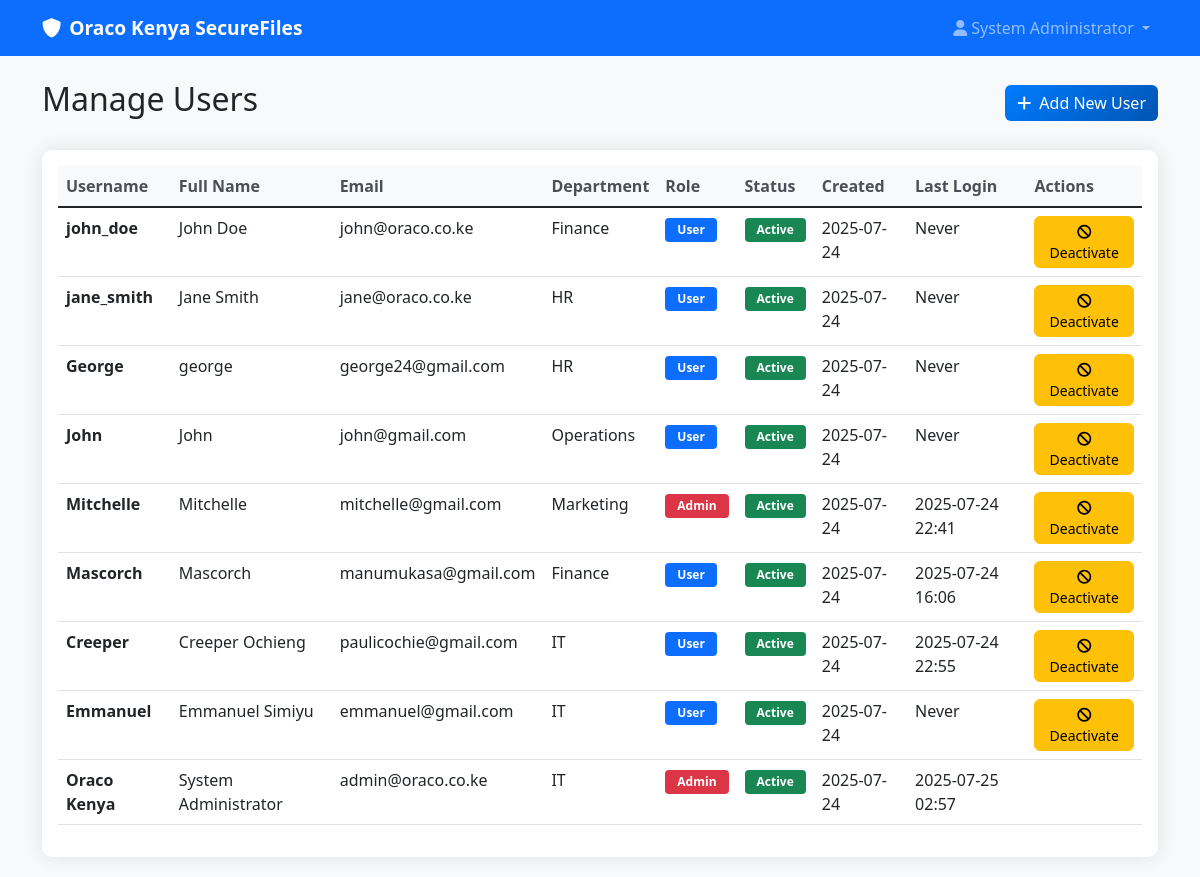
Page /manage_users (signed in) on the committed database.
### tables this page shows
CREATE TABLE users (
        id INTEGER PRIMARY KEY AUTOINCREMENT,
        username TEXT UNIQUE NOT NULL,
        email TEXT UNIQUE NOT NULL,
        password_hash TEXT NOT NULL,
        full_name TEXT NOT NULL,
        department TEXT NOT NULL,
        role TEXT DEFAULT 'user',
        is_active INTEGER DEFAULT 1,
        created_at TIMESTAMP DEFAULT CURRENT_TIMESTAMP,
        last_login TIMESTAMP,
        reset_token TEXT,
        reset_token_expires TIMESTAMP
    );

### app.py (the view)
    def decorated_function(*args, **kwargs):
        if 'user_id' not in session:
            return redirect(url_for('login'))
        conn = sqlite3.connect('oraco_system.db')
        c = conn.cursor()
        c.execute('SELECT role FROM users WHERE id = ?', (session['user_id'],))
        user = c.fetchone()
        conn.close()
        if not user or user[0] != 'admin':
            flash('Access denied. Admin privileges required.', 'error')
            return redirect(url_for('dashboard'))
        return f(*args, **kwargs)

### app.py (called while the page is built)
def require_admin(f):
    def decorated_function(*args, **kwargs):
        if 'user_id' not in session:
            return redirect(url_for('login'))
        conn = sqlite3.connect('oraco_system.db')
        c = conn.cursor()
        c.execute('SELECT role FROM users WHERE id = ?', (session['user_id'],))
        user = c.fetchone()
        conn.close()
        if not user or user[0] != 'admin':
            flash('Access denied. Admin privileges required.', 'error')
            return redirect(url_for('dashboard'))
        return f(*args, **kwargs)
    decorated_function.__name__ = f.__name__
    return decorated_function

@app.route('/manage_users')
@require_admin
def manage_users():
    conn = sqlite3.connect('oraco_system.db')
    c = conn.cursor()
    c.execute('''SELECT id, username, email, full_name, department, role,
                        is_active, created_at, last_login
                 FROM users ORDER BY created_at DESC''')
    users = c.fetchall()
    conn.close()
    return render_template('manage_users.html', users=users)

### templates/manage_users.html (shortened to what this page needs)
{% extends "base.html" %}
{% block content %}
<div class="row">
    <div class="col-12">
        <div class="d-flex justify-content-between align-items-center mb-4">
            <h2>Manage Users</h2>
            <a href="{{ url_for('add_user') }}" class="btn btn-primary">
                <i class="fas fa-plus me-2"></i>Add New User
            </a>
        </div>
    </div>
</div>
<div class="row">
    <div class="col-12">
        <div class="card">
            <div class="card-body">
                <div class="table-responsive">
                    <table class="table table-hover">
                        <thead>
                            <tr>
                                <th>Username</th>
                                <th>Full Name</th>
                                <th>Email</th>
                                <th>Department</th>
                                <th>Role</th>
                                <th>Status</th>
                                <th>Created</th>
                                <th>Last Login</th>
                                <th>Actions</th>
                            </tr>
                        </thead>
                        <tbody>
                            {% for user in users %}
                            <tr>
                                <td>
                                    <strong>{{ user[1] }}</strong>
                                </td>
                                <td>{{ user[3] }}</td>
                                <td>{{ user[2] }}</td>
                                <td>{{ user[4] }}</td>
                                <td>
                                    <span class="badge bg-{{ 'danger' if user[5] == 'admin' else 'primary' }}">
                                        {{ user[5].title() }}
                                    </span>
                                </td>
                                <td>
                                    {% if user[6] %}
                                    <span class="badge bg-success">Active</span>
                                    {% else %}
                                    <span class="badge bg-danger">Inactive</span>
                                    {% endif %}
                                </td>
                                <td>{{ user[7][:10] if user[7] else 'N/A' }}</td>
                                <td>{{ user[8][:16] if user[8] else 'Never' }}</td>
                                <td>
                                    {% if user[0] != session.user_id %}
                                    <button class="btn btn-sm btn-warning" onclick="toggleUser({{ user[0] }}, {{ user[6] }})">
                                        {% if user[6] %}
                                        <i class="fas fa-ban"></i> Deactivate
                                        {% else %}
                                        <i class="fas fa-check"></i> Activate
                                        {% endif %}
                                    </button>
                                    {% endif %}
                                </td>
                            </tr>
                            {% endfor %}
                        </tbody>
                    </table>
                </div>
            </div>
        </div>
    </div>
</div>
{% endblock %}

### templates/base.html (shortened to what this page needs)
<!DOCTYPE html>
<html lang="en">
<head>
    <link href="https://cdn.jsdelivr.net/npm/bootstrap@5.1.3/dist/css/bootstrap.min.css" rel="stylesheet" />
    <link href="https://cdnjs.cloudflare.com/ajax/libs/font-awesome/6.0.0/css/all.min.css" rel="stylesheet" />
    <link href="{{ url_for('static', filename='css/style.css') }}" rel="stylesheet" />
</head>
<body>
    <nav class="navbar navbar-expand-lg navbar-dark bg-primary">
        <div class="container">
            <a class="navbar-brand" href="{{ url_for('index') }}">
                <i class="fas fa-shield-alt me-2"></i>Oraco Kenya SecureFiles
            </a>
            {% if session.user_id %}
            <div class="navbar-nav ms-auto">
                <div class="nav-item dropdown">
                    <a class="nav-link dropdown-toggle" href="#" id="navbarDropdown" role="button" data-bs-toggle="dropdown">
                        <i class="fas fa-user me-1"></i>{{ session.full_name }}
                    </a>
                </div>
            </div>
            {% endif %}
        </div>
    </nav>
    <main class="container mt-4">
        {% block content %}{% endblock %}
    </main>
</body>
</html>

### static/css/style.css (style rules this page uses)
body { background-color: #f8f9fa; font-family: 'Segoe UI', Tahoma, Geneva, Verdana, sans-serif; }
.navbar-brand { font-weight: bold; font-size: 1.2rem; }
.card { border: none; border-radius: 10px; box-shadow: 0 0 20px rgba(0, 0, 0, 0.1); margin-bottom: 20px; }
.btn { border-radius: 6px; font-weight: 500; }
.btn-primary { background: linear-gradient(135deg, #007bff, #0056b3); border: none; }
.table th { border-top: none; font-weight: 600; color: #495057; background-color: #f8f9fa; }
.badge { font-size: 0.75rem; padding: 0.375rem 0.75rem; }

### rows in the picture
users: full_name "System Administrator", username "Oraco Kenya", email "admin@oraco.co.ke", department "IT", role "Admin", is_active "Active", created_at "2025-07-24", last_login "2025-07-25 02:57"
users: username "john_doe", full_name "John Doe", email "john@oraco.co.ke", department "Finance", role "User", is_active "Active", created_at "2025-07-24", user "Never"
users: username "jane_smith", full_name "Jane Smith", email "jane@oraco.co.ke", department "HR", role "User", is_active "Active", created_at "2025-07-24", user "Never"
users: username "George", full_name "george", email "george24@gmail.com", department "HR", role "User", is_active "Active", created_at "2025-07-24", user "Never"
users: username "John", full_name "John", email "john@gmail.com", department "Operations", role "User", is_active "Active", created_at "2025-07-24", user "Never"
users: username "Mitchelle", full_name "Mitchelle", email "mitchelle@gmail.com", department "Marketing", role "Admin", is_active "Active", created_at "2025-07-24", last_login "2025-07-24 22:41"
users: username "Mascorch", full_name "Mascorch", email "manumukasa@gmail.com", department "Finance", role "User", is_active "Active", created_at "2025-07-24", last_login "2025-07-24 16:06"
users: username "Creeper", full_name "Creeper Ochieng", email "paulicochie@gmail.com", department "IT", role "User", is_active "Active", created_at "2025-07-24", last_login "2025-07-24 22:55"
users: username "Emmanuel", full_name "Emmanuel Simiyu", email "emmanuel@gmail.com", department "IT", role "User", is_active "Active", created_at "2025-07-24", user "Never"
